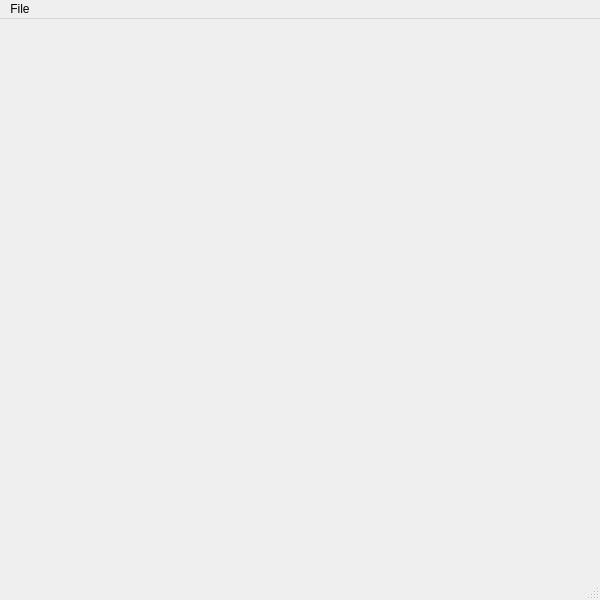
<?xml version="1.0" encoding="UTF-8"?>
<ui version="4.0">
 <class>MainWindow</class>
 <widget class="QMainWindow" name="MainWindow">
  <property name="geometry">
   <rect>
    <x>0</x>
    <y>0</y>
    <width>600</width>
    <height>600</height>
   </rect>
  </property>
  <property name="windowTitle">
   <string>MainWindow</string>
  </property>
  <widget class="QWidget" name="centralWidget"/>
  <widget class="QMenuBar" name="menuBar">
   <property name="geometry">
    <rect>
     <x>0</x>
     <y>0</y>
     <width>600</width>
     <height>20</height>
    </rect>
   </property>
   <widget class="QMenu" name="menuFile">
    <property name="title">
     <string>File</string>
    </property>
    <addaction name="actionClear"/>
    <addaction name="actionSave"/>
    <addaction name="actionExit"/>
   </widget>
   <addaction name="menuFile"/>
  </widget>
  <widget class="QStatusBar" name="statusBar"/>
  <action name="actionClear">
   <property name="text">
    <string>Clear</string>
   </property>
  </action>
  <action name="actionSave">
   <property name="text">
    <string>Save</string>
   </property>
  </action>
  <action name="actionExit">
   <property name="text">
    <string>Exit</string>
   </property>
  </action>
 </widget>
 <layoutdefault spacing="6" margin="11"/>
 <resources/>
 <connections/>
</ui>
